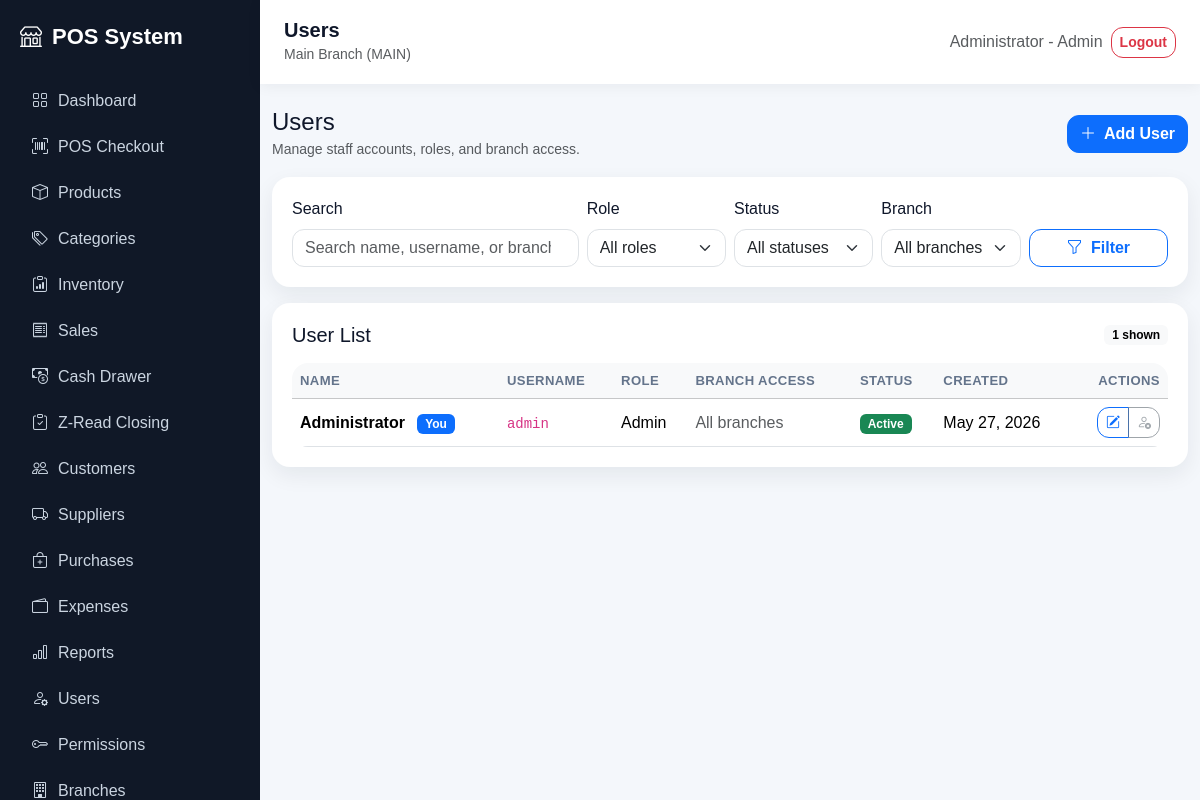
Screenshot of /users/index.php (signed in) with the database file from the repository.
### tables this page shows
CREATE TABLE users (
  id INT AUTO_INCREMENT PRIMARY KEY,
  branch_id INT NULL,
  name VARCHAR(120) NOT NULL,
  username VARCHAR(80) NOT NULL UNIQUE,
  password VARCHAR(255) NOT NULL,
  role ENUM('Admin','Area Manager','Manager','Cashier') NOT NULL DEFAULT 'Cashier',
  is_active TINYINT(1) DEFAULT 1,
  created_at TIMESTAMP DEFAULT CURRENT_TIMESTAMP,
  FOREIGN KEY (branch_id) REFERENCES branches(id) ON DELETE SET NULL
);

### config/app.php (called while the page is built, shortened)
<?php
function app_url(string $path = ''): string
{
    return BASE_URL . ltrim($path, '/');
}

### users/index.php (the view, shortened to what this page needs)
<?php
require_once __DIR__ . '/../config/database.php';
$currentUserId = (int)($_SESSION['user_id'] ?? 0);
$search = trim($_GET['q'] ?? '');
$params = [];
$sql = '
    SELECT
        u.id,
        u.branch_id,
        u.name,
        u.username,
        u.role,
        u.is_active,
        u.created_at,
        b.name AS branch_name,
        b.code AS branch_code,
        area.area_branches
    FROM users u
    LEFT JOIN branches b ON b.id = u.branch_id
    LEFT JOIN (
        SELECT
            ub.user_id,
            GROUP_CONCAT(CONCAT(ab.name, " (", ab.code, ")") ORDER BY ab.name SEPARATOR ", ") AS area_branches
        FROM user_branches ub
        JOIN branches ab ON ab.id = ub.branch_id
        GROUP BY ub.user_id
    ) area ON area.user_id = u.id
';
$sql .= ' ORDER BY u.name ASC LIMIT 300';
$stmt = $pdo->prepare($sql);
$stmt->execute($params);
$users = $stmt->fetchAll();
include __DIR__ . '/../includes/header.php';
?>
<div class="d-flex flex-column flex-md-row justify-content-between align-items-md-center gap-3 mb-3">
    <div>
        <h4 class="mb-0">Users</h4>
        <small class="text-muted">Manage staff accounts, roles, and branch access.</small>
    </div>
    <a class="btn btn-primary" href="<?= app_url('users/add.php') ?>">
        <i class="bi bi-plus-lg me-1"></i>
        Add User
    </a>
</div>
<div class="table-card mb-3">
    <form class="row g-2 align-items-end" method="get">
        <div class="col-lg-4 col-md-6">
            <label class="form-label">Search</label>
            <input
                type="search"
                name="q"
                class="form-control"
                placeholder="Search name, username, or branch"
                value="<?= htmlspecialchars($search) ?>"
            >
        </div>
        <div class="col-lg-2 col-md-6">
            <label class="form-label">Role</label>
            <select name="role" class="form-select">
                <option value="">All roles</option>
            </select>
        </div>
        <div class="col-lg-2 col-md-6">
            <label class="form-label">Status</label>
            <select name="status" class="form-select">
                <option value="">All statuses</option>
            </select>
        </div>
        <div class="col-lg-2 col-md-6">
            <label class="form-label">Branch</label>
            <select name="branch_id" class="form-select">
                <option value="">All branches</option>
            </select>
        </div>
        <div class="col-lg-2 col-md-6 d-grid">
            <button class="btn btn-outline-primary" type="submit">
                <i class="bi bi-funnel me-1"></i>
                Filter
            </button>
        </div>
    </form>
</div>
<div class="table-card">
    <div class="d-flex justify-content-between align-items-center mb-3">
        <h5 class="mb-0">User List</h5>
        <span class="badge text-bg-light"><?= count($users) ?> shown</span>
    </div>
    <div class="table-responsive">
        <table class="table table-hover align-middle mb-0">
            <thead class="table-light">
                <tr>
                    <th>Name</th>
                    <th>Username</th>
                    <th>Role</th>
                    <th>Branch Access</th>
                    <th>Status</th>
                    <th>Created</th>
                    <th class="text-end">Actions</th>
                </tr>
            </thead>
            <tbody>
                <?php foreach ($users as $user): ?>
                    <?php
                    $isCurrent = (int)$user['id'] === $currentUserId;
                    $isActive = (int)$user['is_active'] === 1;
                    ?>
                    <tr>
                        <td class="fw-semibold">
                            <?= htmlspecialchars($user['name']) ?>
                            <?php if ($isCurrent): ?>
                                <span class="badge text-bg-primary ms-2">You</span>
                            <?php endif; ?>
                        </td>
                        <td><code><?= htmlspecialchars($user['username']) ?></code></td>
                        <td><?= htmlspecialchars($user['role']) ?></td>
                        <td>
                            <?php if ($user['role'] === 'Admin'): ?>
                                <span class="text-muted">All branches</span>
                            <?php elseif ($user['role'] === 'Area Manager'): ?>
                                <?= htmlspecialchars($user['area_branches'] ?: 'No assigned branches') ?>
                            <?php elseif ($user['branch_name']): ?>
                                <?= htmlspecialchars($user['branch_name']) ?>
                                <small class="text-muted">(<?= htmlspecialchars($user['branch_code']) ?>)</small>
                            <?php else: ?>
                                <span class="text-muted">Unassigned</span>
                            <?php endif; ?>
                        </td>
                        <td>
                            <span class="badge <?= $isActive ? 'text-bg-success' : 'text-bg-secondary' ?>">
                                <?= $isActive ? 'Active' : 'Inactive' ?>
                            </span>
                        </td>
                        <td><?= htmlspecialchars(date('M d, Y', strtotime($user['created_at']))) ?></td>
                        <td class="text-end">
                            <div class="btn-group btn-group-sm" role="group" aria-label="User actions">
                                <a class="btn btn-outline-primary" href="<?= app_url('users/edit.php?id=' . (int)$user['id']) ?>">
                                    <i class="bi bi-pencil-square"></i>
                                </a>
                                <?php if ($isCurrent || !$isActive): ?>
                                    <button
                                        class="btn btn-outline-secondary"
                                        type="button"
                                        disabled
                                        title="<?= $isCurrent ? 'Current user cannot be deactivated' : 'User is already inactive' ?>"
                                    >
                                        <i class="bi bi-person-x"></i>
                                    </button>
                                <?php else: ?>
                                    <a class="btn btn-outline-danger" href="<?= app_url('users/delete.php?id=' . (int)$user['id']) ?>">
                                        <i class="bi bi-person-x"></i>
                                    </a>
                                <?php endif; ?>
                            </div>
                        </td>
                    </tr>
                <?php endforeach; ?>
            </tbody>
        </table>
    </div>
</div>
<?php include __DIR__ . '/../includes/footer.php'; ?>

### assets/css/app.css (style rules this page uses)
:root { --sidebar:#101827; --primary:#2563eb; --bg:#f4f7fb; }
body { background: var(--bg); font-family: Arial, sans-serif; }
.table-card { background:#fff; border-radius:18px; padding:20px; box-shadow:0 8px 22px rgba(15,23,42,.07); }
* { box-sizing: border-box; }
html { scroll-behavior: smooth; }
body { color: #0f172a; }
.card, .table-card, .soft-card, .stat-card { transition: transform .18s ease, box-shadow .18s ease; }
.table-responsive { border-radius: 16px; }
.table th { white-space: nowrap; font-size: .82rem; color: #64748b; text-transform: uppercase; letter-spacing: .03em; }
.form-control, .form-select, .btn { border-radius: 12px; }
.btn { font-weight: 600; }

### rows the page displays
users: name "Administrator", shows "You", username "admin", role "Admin", shows "All branches", is_active "Active", created_at "May 27, 2026"

### other values shown
$link['label'] "Dashboard"
$link['label'] "POS Checkout"
$link['label'] "Products"
$link['label'] "Categories"
$link['label'] "Inventory"
$link['label'] "Sales"
$link['label'] "Cash Drawer"
$link['label'] "Z-Read Closing"
$link['label'] "Customers"
$link['label'] "Suppliers"
$link['label'] "Purchases"
$link['label'] "Expenses"
$link['label'] "Reports"
$link['label'] "Users"
$link['label'] "Permissions"
